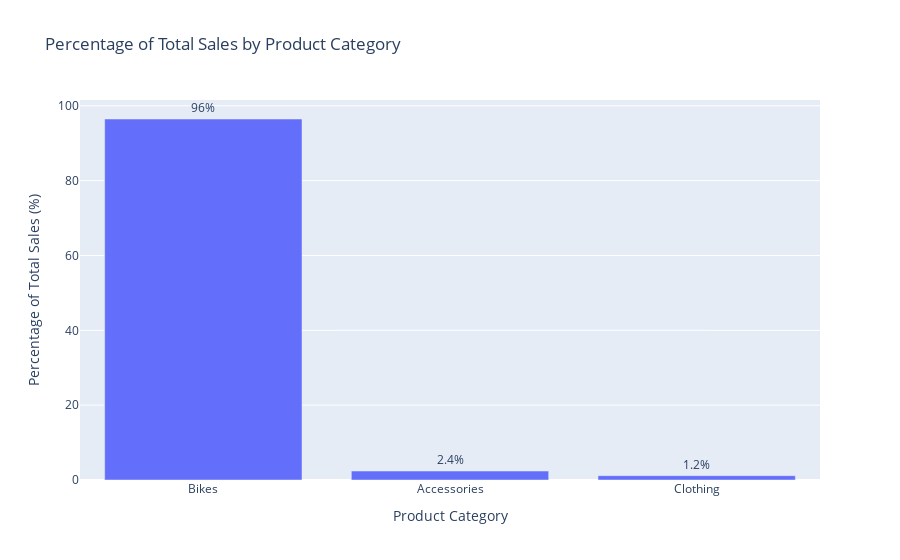

Source (notebook cell):
### Code cell
# --- 1. Define the SQL Query for the part-to-whole analysis ---
  sql_query_3 = """
      WITH category_sales AS (
          SELECT
              p.category,
              SUM(f.sales_amount) AS total_sales
          FROM gold.fact_sales f
          LEFT JOIN gold.dim_products p
              ON p.product_key = f.product_key
          GROUP BY p.category
      )
      SELECT
          category,
          total_sales,
          -- We cast to NUMERIC for precision in PostgreSQL
          ROUND((total_sales::NUMERIC / SUM(total_sales) OVER ()) * 100, 2) AS percentage_of_total
      FROM category_sales
      ORDER BY total_sales DESC;
  """

  # --- 2. Execute the Query and Load into a new DataFrame ---
  try:
      # Use pandas to execute the query
      category_sales_df = pd.read_sql_query(sql_query_3, conn)
      print("Successfully loaded category sales data.")

      # --- 3. Create the Visualization with Plotly Express ---
      fig = px.bar(
          category_sales_df,
          x='category',
          y='percentage_of_total',
          title='Percentage of Total Sales by Product Category',
          labels={'category': 'Product Category', 'percentage_of_total': 'Percentage of Total Sales (%)'},
          text='percentage_of_total' # This will display the percentage value on the bars
      )

      # Improve the layout
      fig.update_traces(texttemplate='%{text:.2s}%', textposition='outside')

      # Show the figure
      fig.show()

  except Exception as e:
      print(f"Error: Could not execute the query. {e}")

### Figure 1 — Plotly figure (JSON) as saved in the notebook; plotly's stock layout.template omitted (floating-point values rounded to 4 significant figures)
{"data": [{"hovertemplate": "Product Category=%{x}<br>Percentage of Total Sales (%)=%{text}<extra></extra>", "legendgroup": "", "marker": {"color": "#636efa", "pattern": {"shape": ""}}, "name": "", "orientation": "v", "showlegend": false, "text": [96.46, 2.39, 1.16], "textposition": "outside", "texttemplate": "%{text:.2s}%", "type": "bar", "x": ["Bikes", "Accessories", "Clothing"], "xaxis": "x", "y": [96.46, 2.39, 1.16], "yaxis": "y"}], "layout": {"barmode": "relative", "legend": {"tracegroupgap": 0}, "title": {"text": "Percentage of Total Sales by Product Category"}, "xaxis": {"anchor": "y", "domain": [0, 1], "title": {"text": "Product Category"}}, "yaxis": {"anchor": "x", "domain": [0, 1], "title": {"text": "Percentage of Total Sales (%)"}}}}
